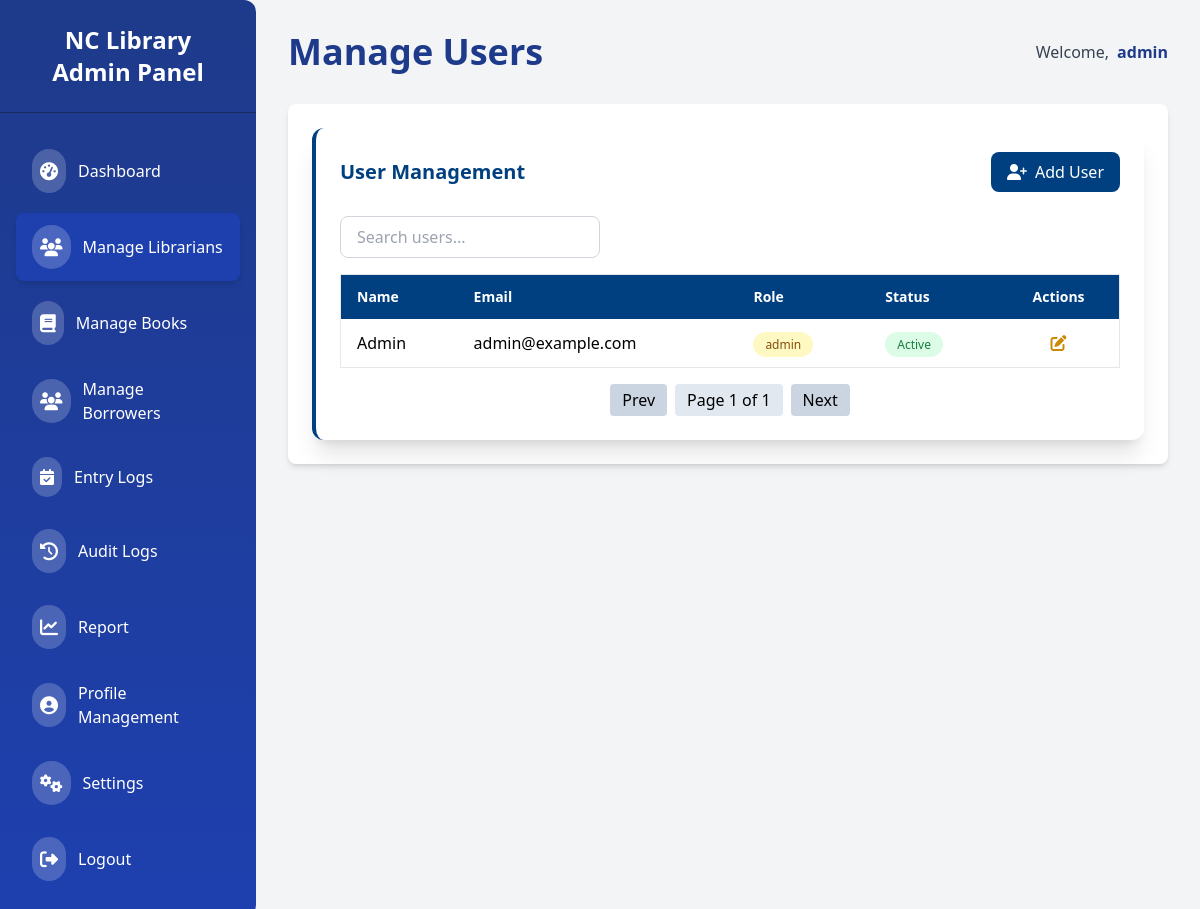
The app's page /admin/manage_librarians (signed in), older data.
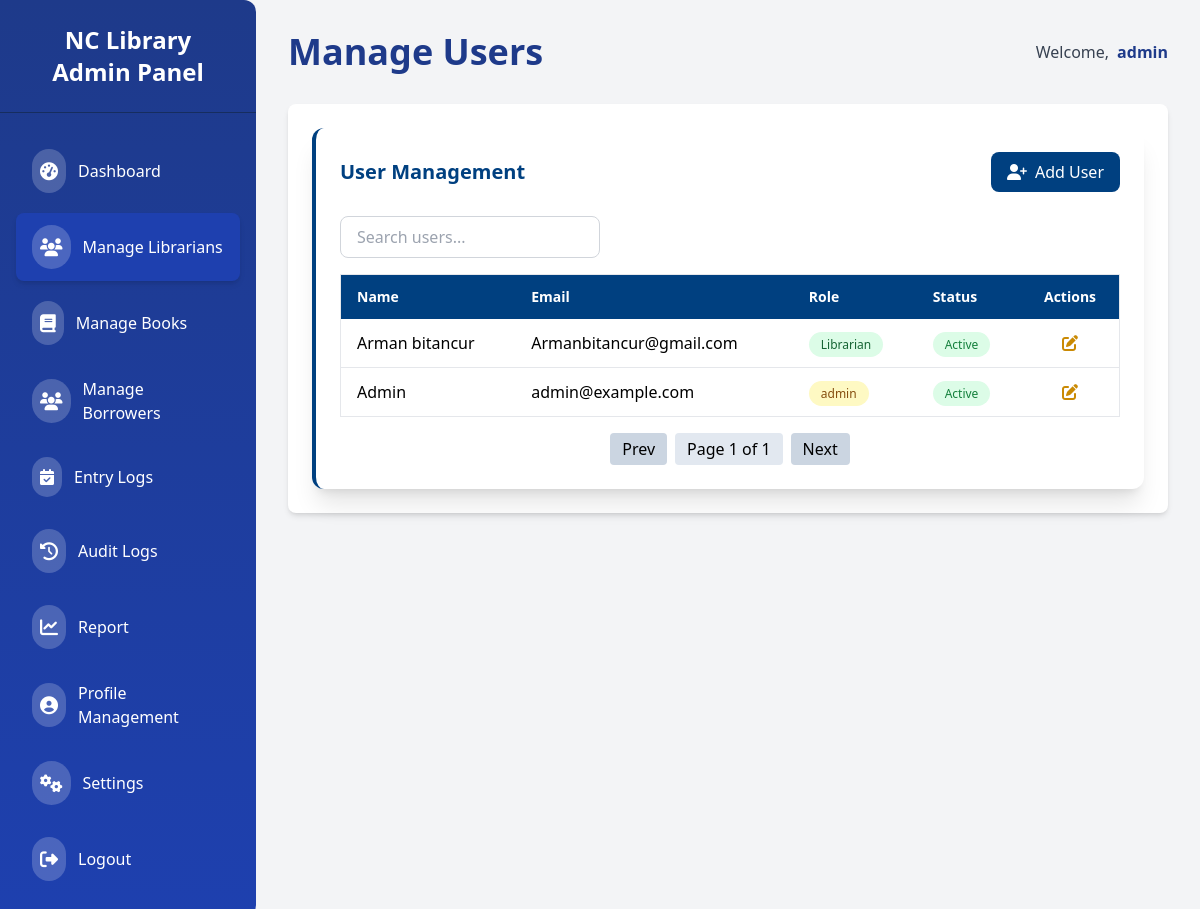
The same page, newer data.
### app/models/user.py (models this page shows, shortened)
class User(db.Model, UserMixin):
    id = db.Column(db.Integer, primary_key=True)
    username = db.Column(db.String(80), unique=True, nullable=False)
    email = db.Column(db.String(120), unique=True, nullable=False)
    password_hash = db.Column(db.String(128), nullable=False)
    role = db.Column(db.String(50), nullable=False)
    is_active = db.Column(
        db.Boolean,
        nullable=False,
        server_default=expression.true()
    )

### app/routes/admin/librarians.py (the view)
@admin_bp.route("/manage_librarians")
@role_required("admin")
def manage_librarians():
    librarians = User.query.order_by(User.username.asc()).all()
    return render_template("admin/librarians.html", users=librarians)

### app/templates/admin/librarians.html (shortened to what this page needs)
{% extends "admin/admin_base.html" %}  {% block header %}Manage Users{% endblock %} {% block content %}
<div
  class="col-span-full bg-white shadow-xl rounded-xl p-6 border-l-4 border-[#004080]"
>
  <div
    class="flex flex-col md:flex-row md:items-center md:justify-between gap-4 mb-6"
  >
    <h2 class="text-xl font-semibold text-[#004080]">User Management</h2>
    <button
      type="button"
      onclick="openAddUserModal()"
      class="bg-[#004080] text-white px-4 py-2 rounded-lg hover:bg-[#002244] transition flex items-center gap-2"
    >
      <i class="fas fa-user-plus"></i>
      <span>Add User</span>
    </button>
  </div>
  <div class="mb-4">
    <input
      type="text"
      id="searchInput"
      placeholder="Search users..."
      class="w-full md:w-1/3 border border-gray-300 rounded-lg px-4 py-2 focus:outline-none focus:ring-2 focus:ring-[#004080]"
    />
  </div>
  <div class="overflow-x-auto">
    <table class="min-w-full border border-gray-200 rounded">
      <thead class="bg-[#004080] text-white">
        <tr>
          <th class="px-4 py-3 text-left text-sm font-semibold">Name</th>
          <th class="px-4 py-3 text-left text-sm font-semibold">Email</th>
          <th class="px-4 py-3 text-left text-sm font-semibold">Role</th>
          <th class="px-4 py-3 text-left text-sm font-semibold">Status</th>
          <th class="px-4 py-3 text-center text-sm font-semibold">Actions</th>
        </tr>
      </thead>
      <tbody class="divide-y">
        {% for user in users %}
        <tr class="hover:bg-gray-50">
          <td class="px-4 py-3 font-medium">
            {{ user.username.capitalize() }}
          </td>
          <td class="px-4 py-3">{{ user.email }}</td>
          <td class="px-4 py-3">
            <span
              class="px-3 py-1 rounded-full text-xs font-medium {% if user.role == 'Admin' %}bg-blue-100 text-blue-800 {% elif user.role == 'Librarian' %}bg-green-100 text-green-800 {% else %}bg-yellow-100 text-yellow-800{% endif %}"
            >
              {{ user.role }}
            </span>
          </td>
          <td class="px-4 py-3">
            {% if user.is_active %}
            <span
              class="px-3 py-1 rounded-full text-xs bg-green-100 text-green-700 font-medium"
            >
              Active
            </span>
            {% else %}
            <span
              class="px-3 py-1 rounded-full text-xs bg-red-100 text-red-700 font-medium"
            >
              Inactive
            </span>
            {% endif %}
          </td>
          <td class="px-4 py-3 text-center space-x-2">
            <button
              onclick='openEditUserModal({
                id: {{ user.id }},
                username: "{{ user.username }}",
                email: "{{ user.email }}",
                role: "{{ user.role }}",
                is_active: {{ "true" if user.is_active else "false" }}
              })'
              class="text-yellow-600 hover:text-yellow-800"
            >
              <i class="fas fa-edit"></i>
            </button>
          </td>
        </tr>
        {% else %}
        <tr>
          <td colspan="6" class="text-center py-6 text-gray-500">
            No users found.
          </td>
        </tr>
        {% endfor %}
      </tbody>
    </table>
  </div>
  <div class="mt-4 flex justify-center items-center space-x-2">
    <button
      id="prevPage"
      class="px-3 py-1 bg-[#cbd5e1] rounded hover:bg-gray-300"
    >
      Prev
    </button>
    <span id="pageInfo" class="px-3 py-1 bg-[#e2e8f0] rounded">Page 1</span>
    <button
      id="nextPage"
      class="px-3 py-1 bg-[#cbd5e1] rounded hover:bg-gray-300"
    >
      Next
    </button>
  </div>
</div>
{% endblock %}

Row changes from the older to the newer data that the page shows:
added User: username "Arman bitancur", email "Armanbitancur@gmail.com", role "Librarian", is_active "Active"
